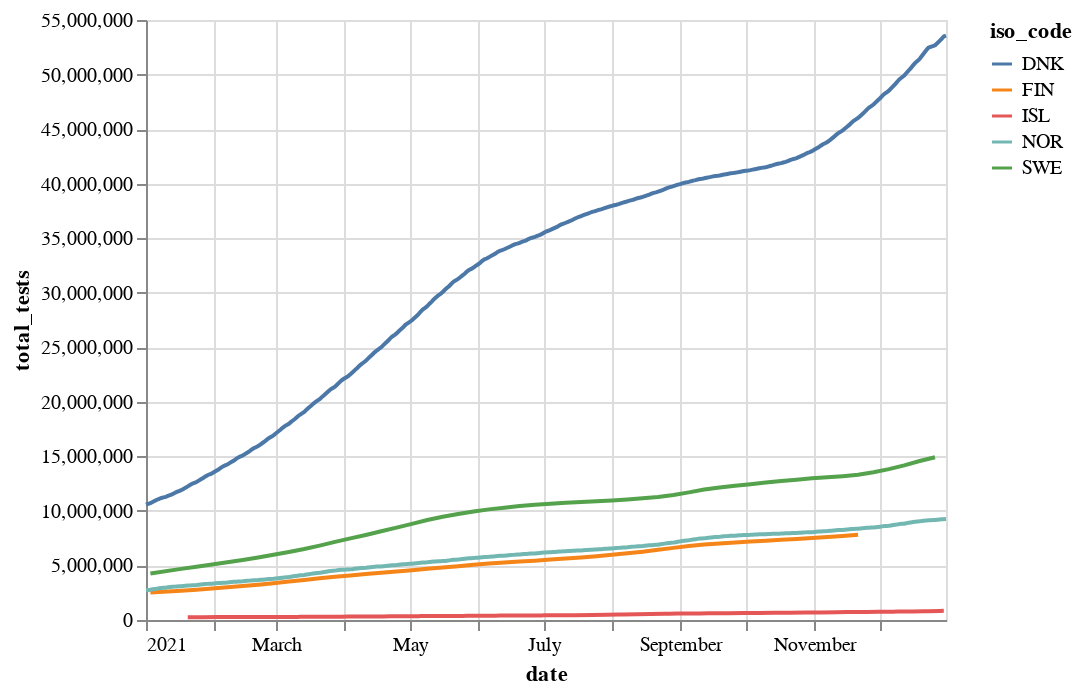

Notebook code for this chart:
### Code cell
date_test = alt.Chart(covid).mark_line().encode(
    x='date',
    y='total_tests',
    color='iso_code'
)
date_test

### Figure 1 — Vega-Lite specification as saved in the notebook (floating-point values rounded to 4 significant figures; data arrays with more than 128 entries replaced by an {"elided": "..."} marker saying what was removed)
{"config": {"view": {"continuousWidth": 400, "continuousHeight": 300}}, "data": {"name": "data-19f5666dc7360ed0b1217dc060e7da12"}, "mark": "line", "encoding": {"color": {"field": "iso_code", "type": "nominal"}, "x": {"field": "date", "type": "temporal"}, "y": {"field": "total_tests", "type": "quantitative"}}, "$schema": "https://vega.github.io/schema/vega-lite/v4.17.0.json", "datasets": {"data-19f5666dc7360ed0b1217dc060e7da12": {"elided": "943 records"}}}
